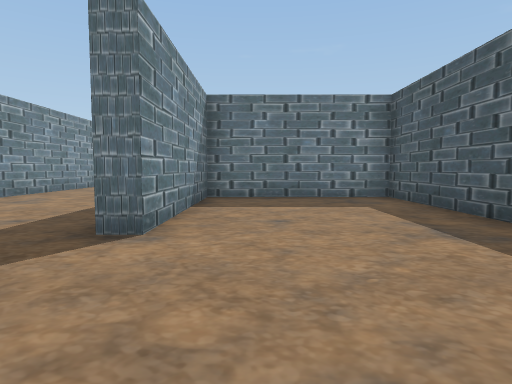
[1] (above)

24 first-person views from a walk through a 3-D level made in the Unity game engine. The camera is 1.4 m above the floor, tilts 4° down and sees 75° across. The floor is counted in squares, 2 m on a side. Each view is taken from the middle of a square. On the plan, view 1 faces up. The plan holds only what a view shows up to about 10 squares ahead; the rest is blank. The place goes on beyond the plan. The player character is not drawn.

[2]
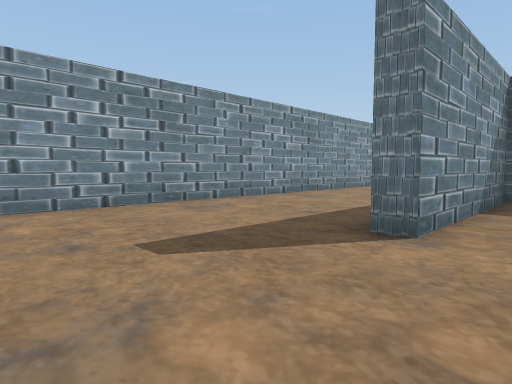

[3]
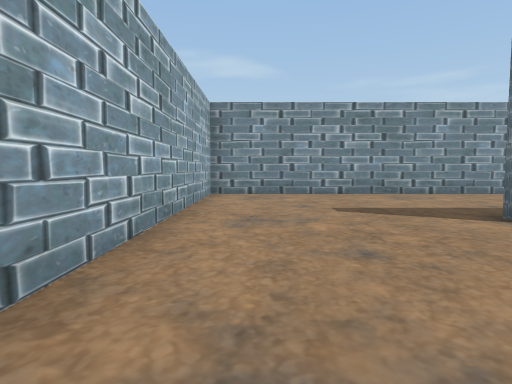

[4]
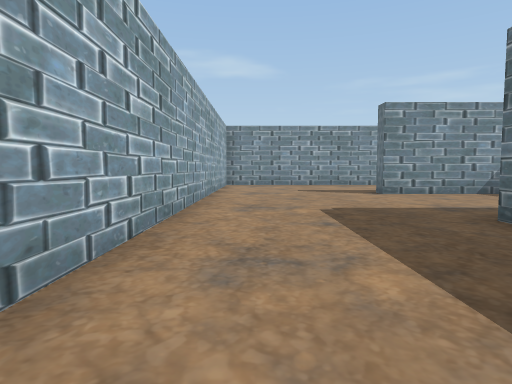

[5]
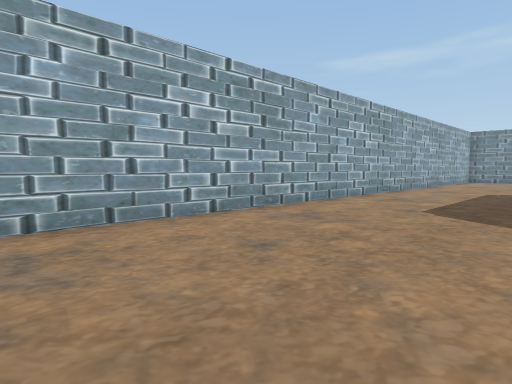

[6]
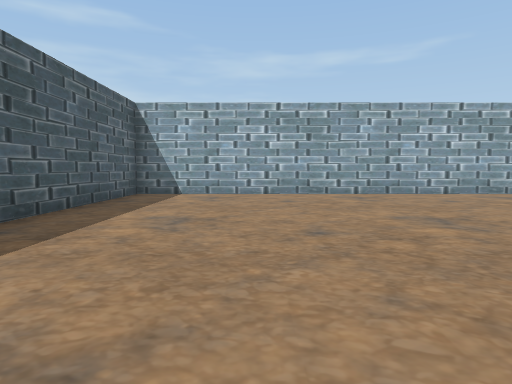

[7]
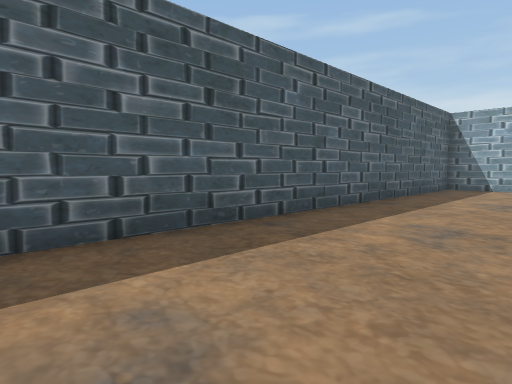

[8]
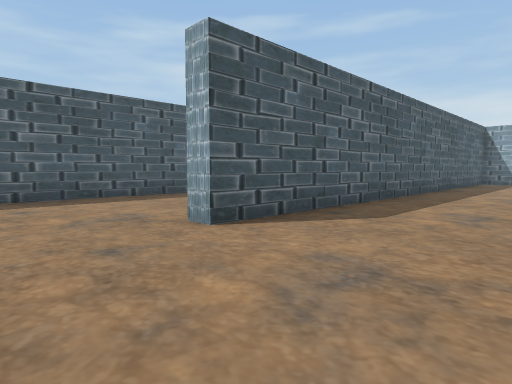

[9]
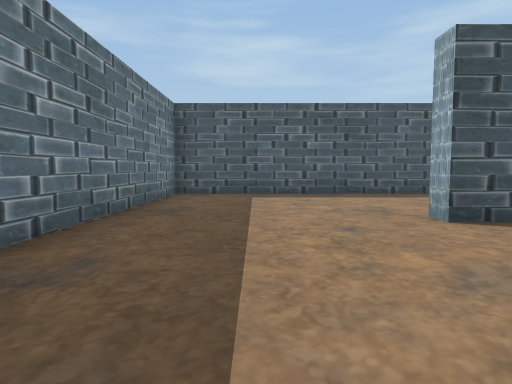

[10]
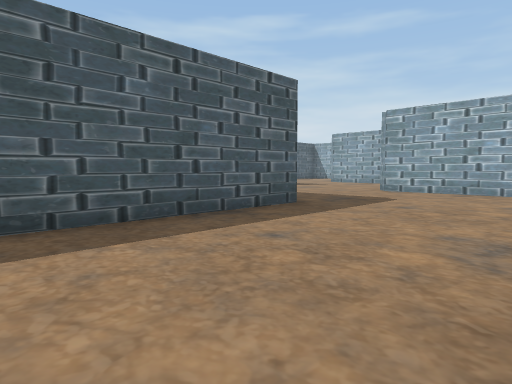

[11]
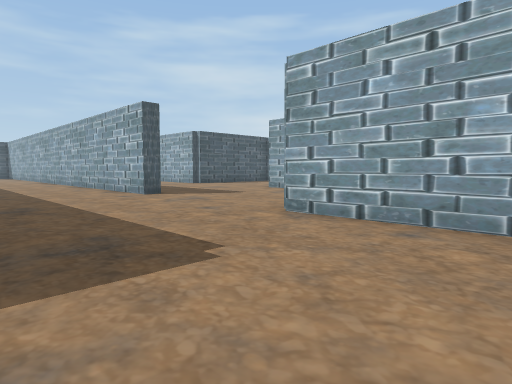

[12]
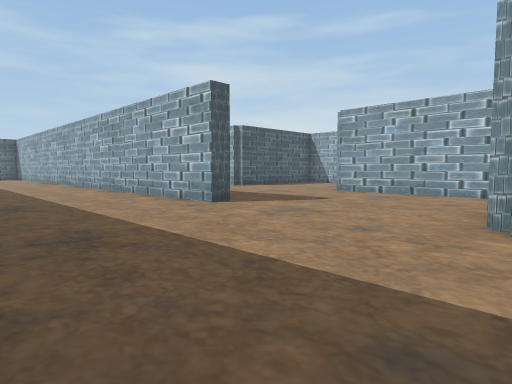

[13]
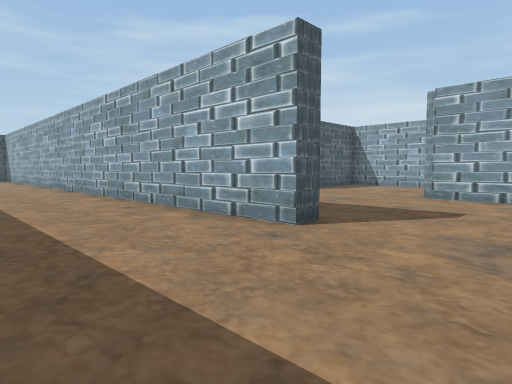

[14]
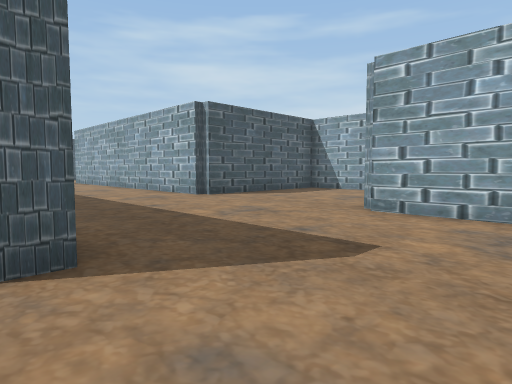

[15]
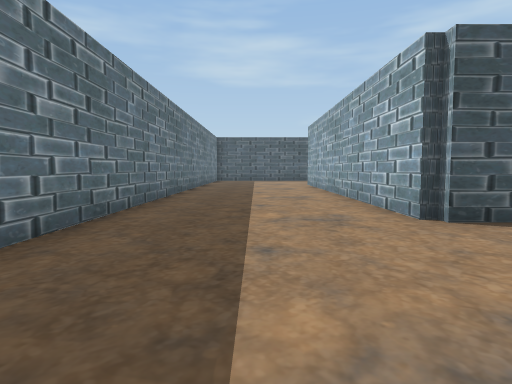

[16]
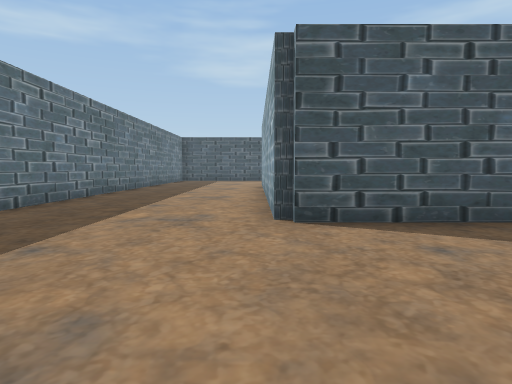

[17]
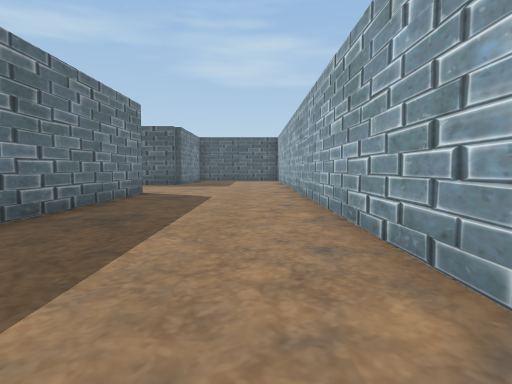

[18]
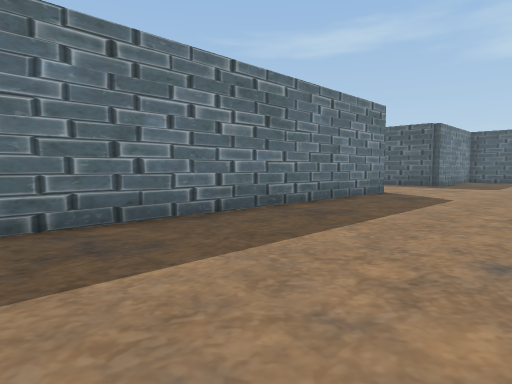

[19]
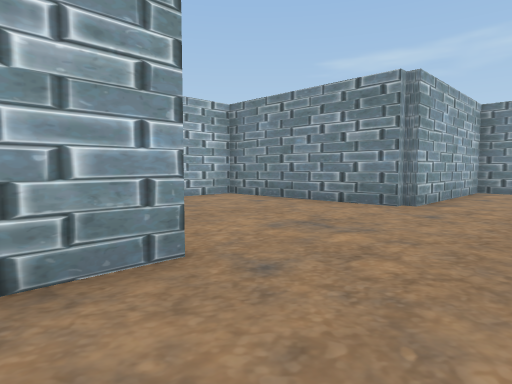

[20]
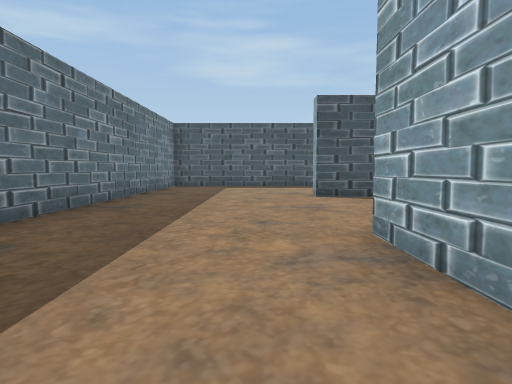

[21]
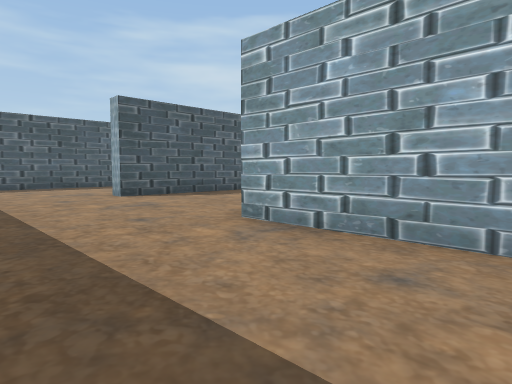

[22]
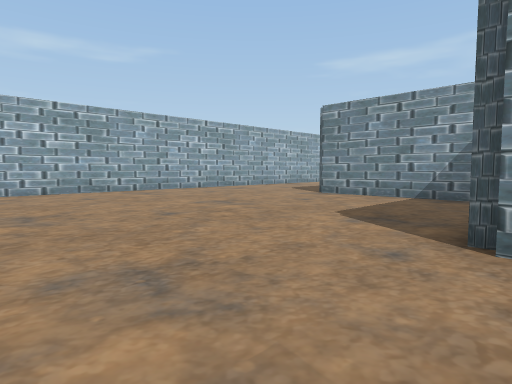

[23]
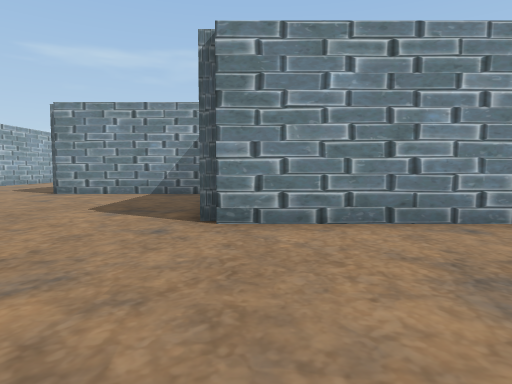

[24]
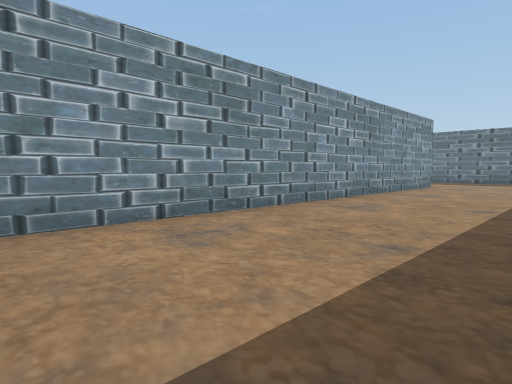

### Floor plan
Points are (right, up) in squares from view 1. A wall is a line through its corners. A room is listed if a view was taken in it or the views show most of it. See-through windows are left out.
Room 1 (views 1, 2, 3, 4, 5, 6, 7, 8, 9, 10, 11, 12, 13, 14, 15, 16, 17, 18, 19, 20, 21, 22, 23, 24)
walls: (13.8, 12.2) (13.8, 8.5); (8.8, 7.5) (8.8, 3.5); (18.8, 4.6) (18.8, 3.7) (23.8, 3.7) (23.8, -1.2) (28.6, -1.2); (10.4, 13.7) (13.6, 13.7); (23.3, 8.5) (23.3, 18.2) (14.1, 18.2); (3.3, 4.2) (3.3, 8.2) (-1.2, 8.2) (-1.2, 3.5) (-1.8, 3.5); (28.5, 3.1) (28.5, 3.7) (39, 3.7); (-6.2, 15) (-6.2, -1.2) (18.3, -1.2) (18.3, 13.5) (18.9, 13.5); (33.5, -1.2) (39.1, -1.2); (33.3, -3.5) (33.3, -1.5); (38.6, 8.2) (29.5, 8.2); (39.1, 3.2) (31.9, 3.2)

Positions as (right, up) in squares from view 1, and headings:
1: (0, 0), facing up
2: (0, 0), facing up-left
3: (3, 0), facing left
4: (8, 0), facing left
5: (13, 3), facing down-left
6: (15, 8), facing down
7: (15, 11), facing down-right
8: (15, 16), facing down-right
9: (14, 16), facing right
10: (19, 14), facing down-right
11: (20, 8), facing down-right
12: (23, 8), facing down-right
13: (26, 7), facing down-right
14: (26, 4), facing down-right
15: (29, 1), facing right
16: (29, -1), facing right
17: (29, 5), facing right
18: (29, 4), facing up-right
19: (30, 6), facing down-left
20: (10, 15), facing right
21: (10, 17), facing down-right
22: (17, 9), facing down-left
23: (18, 9), facing left
24: (-2, 5), facing up-left
